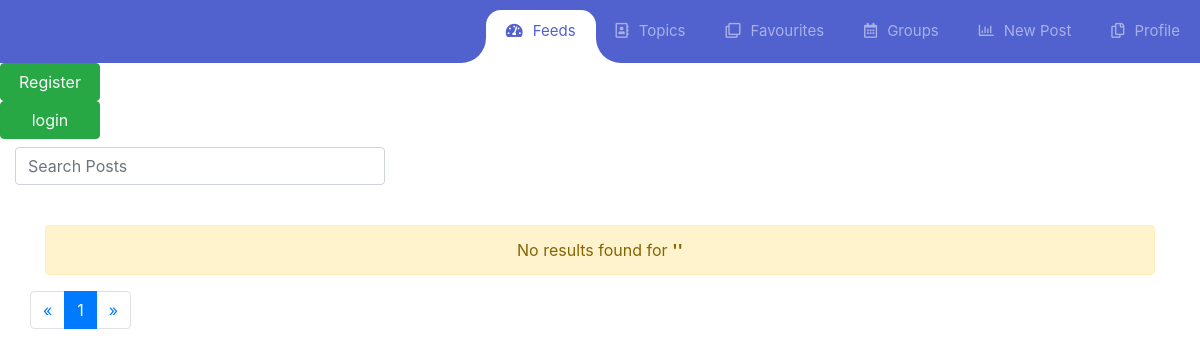
Before: / with the older database file.
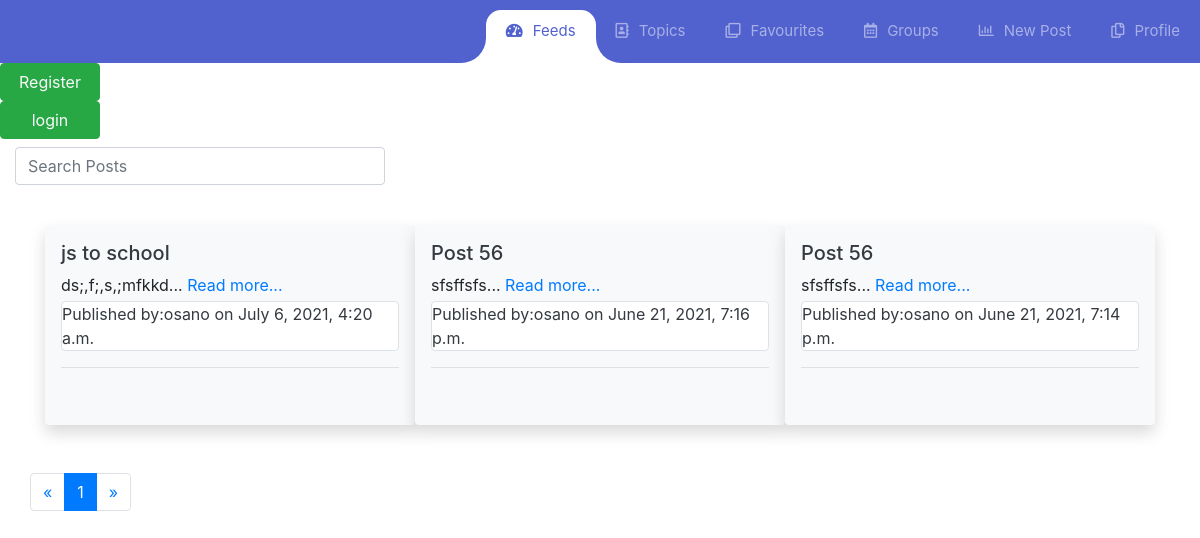
After: the same page with the newer database file.
### SocialMedia/models.py (models this page shows, shortened)
class Post(models.Model):
    STATUS_CHOICES = (
        ('draft', 'Draft'),
        ('published', 'Published'),
    )
    title = models.CharField(max_length=100)
    slug = models.SlugField(max_length=120, blank=True, null=True)
    author = models.ForeignKey(
        User, related_name='blog_posts', on_delete=models.CASCADE)
    body = models.TextField()
    likes = models.ManyToManyField(User, verbose_name=(
        "like"), related_name='likes', blank=True)
    created = models.DateTimeField(auto_now_add=True)
    updated = models.DateField(auto_now=True)
    status = models.CharField(
        max_length=10, choices=STATUS_CHOICES, default=True)
    favourite = models.ManyToManyField(
        User, verbose_name=("favourite"), related_name='favourite')
    views = models.IntegerField(default=0)
    def snippet(self):
        return self.body[:15] + '...'

### SocialMedia/views.py (the view)
# urls.py: path('', views.home, name='home'),
def home(request):
    post_list = Post.objects.all().order_by('-created')
    query = request.GET.get('q')
    if query:
        post_list = Post.objects.filter(Q(title__icontains=query) | Q(
            body__icontains=query) | Q(author__username=query))
    paginator = Paginator(post_list, 3)
    page = request.GET.get('page')
    posts = paginator.get_page(page)
    if page is None:
        start_index = 0
        end_index = 7
    else:
        (start_index, end_index) = proper_pagination(posts, index=4)
    page_range = list(paginator.page_range)[
        start_index:end_index]
    context = {'posts': posts, 'page_range': page_range, }
    return render(request, 'social.html', context)

### SocialMedia/templates/social.html (shortened to what this page needs)
{% extends 'base.html' %}  {% block content %}
<div class="container mt-4">
  {% for post in posts %}
  <div class="post bg-light col-sm-4 shadow p-3 mb-5 rounded">
    <h3 class="h5">
      <a href="{% url 'details' post.id post.slug %}" class="text-dark"
        >{{post.title}}</a
      >
    </h3>
    <span>{{post.snippet}} </span
    ><a href="{% url 'details' post.id post.slug %}" class="">Read more...</a>
    <div class="border rounded mt-1 bg-white text-dark">
      Published by:{{post.author}} on {{post.created}}
    </div>
    <hr />
  </div>
  {% empty %}
  <div class="alert alert-warning text-center" role="alert">
    No results found for <strong>'{{request.GET.q}}'</strong>
  </div>
  {% endfor %}
</div>
<ul class="pagination container">
  <li class="page-item">
    <a
      class="page-link"
      href="?page=1"
      title="GoTo first Page"
      aria-label="Previous"
    >
      <span aria-hidden="true">&laquo;</span>
    </a>
  </li>
  {% for p in page_range %} {% if posts.number == p %}
  <li class="page-item active">
    <a class="page-link" href="?page={{p}}">{{p}}</a>
  </li>
  {% else %}
  <li class="page-item">
    <a class="page-link" href="?page={{ p }}">{{ p }}</a>
  </li>
  {% endif %} {% endfor %}
  <li class="page-item">
    <a
      class="page-link"
      href="?page=0"
      title="GoTo Last Page"
      aria-label="Next"
    >
      <span aria-hidden="true">&raquo;</span>
    </a>
  </li>
</ul>
{% endblock content %}

### templates/base.html (shortened to what this page needs)
{% load static %}
<!DOCTYPE html>
<html lang="en">
  <head>
    <link rel="stylesheet" href="{% static 'css/main.css' %}" />
    <link
      rel="stylesheet"
      href="https://cdnjs.cloudflare.com/ajax/libs/font-awesome/5.14.0/css/all.min.css"
    />
    <link
      rel="stylesheet"
      href="https://stackpath.bootstrapcdn.com/bootstrap/4.5.2/css/bootstrap.min.css"
    />
    <link
      rel="stylesheet"
      href="http://cdn.jsdelivr.net/npm/medium-editor@latest/dist/css/medium-editor.min.css"
      type="text/css"
      media="screen"
      charset="utf-8"
    />
    <link
      rel="stylesheet"
      href="http://cdn.jsdelivr.net/npm/medium-editor@latest/dist/css/themes/tim.css"
      type="text/css"
      media="screen"
      charset="utf-8"
    />
  </head>
  <body>
    <nav class="navbar navbar-expand-lg p-0 navbar-mainbg">
      <a class="navbar-brand navbar-logo" href="#">{{user.username}}</a>
      <div class="collapse navbar-collapse" id="navbarSupportedContent">
        <ul class="navbar-nav ml-auto">
          <div class="hori-selector">
            <div class="left"></div>
            <div class="right"></div>
          </div>
          <li class="nav-item active">
            <a href="{% url 'home' %}"
              ><i class="fas fa-tachometer-alt"></i>Feeds</a
            >
          </li>
          <li class="nav-item">
            <a class="nav-link" href="javascript:void(0);"
              ><i class="far fa-address-book"></i>Topics</a
            >
          </li>
          <li class="nav-item">
            <a  href="{% url 'favourites' %}"
              ><i class="far fa-clone"></i>Favourites</a
            >
          </li>
          <li class="nav-item">
            <a class="nav-link" href="javascript:void(0);"
              ><i class="far fa-calendar-alt"></i>Groups</a
            >
          </li>
          <li class="nav-item">
            <a href="{% url 'newpost' %}"
              ><i class="far fa-chart-bar"></i>New Post</a
            >
          </li>
          <li class="nav-item">
            <a href="{% url 'editprofile' %}"
              ><i class="far fa-copy"></i>Profile</a
            >
          </li>
        </ul>
      </div>
    </nav>
    {% if user.is_authenticated %}
    <button class="btn-success btn col-sm-1 "><a class="text-light" href="{% url 'logout' %}" >logout</a></button>
    {% else %}<button class="btn-success btn col-sm-1 "><a class="text-light" href="{% url 'register' %}" >Register</a></button>
     <button class="btn-success btn col-sm-1 "><a class="text-light" href="{% url 'login' %}" >login</a></button>
     {% endif %}
    <form method=="GET" class='col-sm-4 form-group search mt-2'>
    <input type='search' name='q' class="form-control" placeholder='Search Posts' >
    </form>
    {% block content %} {% endblock content %}
  </body>
</html>

### static/css/main.css (style rules this page uses)
body { font-family: "Roboto", sans-serif; width: 100%; display: flex; justify-content: center; flex-direction: column; }
* { margin: 0; padding: 0; }
i { margin-right: 10px; }
.navbar-logo { padding: 15px; color: #fff; }
.form-control { border: 1px solid blue; }
.navbar-mainbg { background-color: #5161ce; padding: 0px; }
#navbarSupportedContent { overflow: hidden; position: relative; }
#navbarSupportedContent ul { padding: 0px; margin: 0px; }
#navbarSupportedContent ul li a i { margin-right: 10px; }
#navbarSupportedContent li { list-style-type: none; float: left; }
#navbarSupportedContent ul li a { color: rgba(255, 255, 255, 0.5); text-decoration: none; font-size: 15px; display: block; padding: 20px 20px; transition-duration: 0.6s; transition-timing-function: cubic-bezier(0.68, -0.55, 0.265, 1.55); position: relative; }
#navbarSupportedContent > ul > li.active > a { color: #5161ce; background-color: transparent; transition: all 0.7s; }
.hori-selector { display: inline-block; position: absolute; height: 100%; top: 0px; left: 0px; transition-duration: 0.6s; transition-timing-function: cubic-bezier(0.68, -0.55, 0.265, 1.55); background-color: #fff; border-top-left-radius: 15px; border-top-right-radius: 15px; margin-top: 10px; }
.hori-selector .right, .hori-selector .left { position: absolute; width: 25px; height: 25px; background-color: #fff; bottom: 10px; }
.hori-selector .right { right: -25px; }
.hori-selector .left { left: -25px; }
.hori-selector .right:before, .hori-selector .left:before { content: ""; position: absolute; width: 50px; height: 50px; border-radius: 50%; background-color: #5161ce; }
.hori-selector .right:before { bottom: 0; right: -25px; }
.hori-selector .left:before { bottom: 0; left: -25px; }
.post { width: 15%; float: left; display: inline-block; min-height: 200px; }

Changed rows visible on the page:
added Post: title "js to school", snippet "ds;,f;,s,;mfkkd...", author "osano", created "July 6, 2021, 4:20 a.m."
added Post: title "Post 56", snippet "sfsffsfs...", author "osano", created "June 21, 2021, 7:16 p.m."
added Post: title "Post 56", snippet "sfsffsfs...", author "osano", created "June 21, 2021, 7:14 p.m."
Other visible differences:
text no longer shown: "No results found for ' '"
